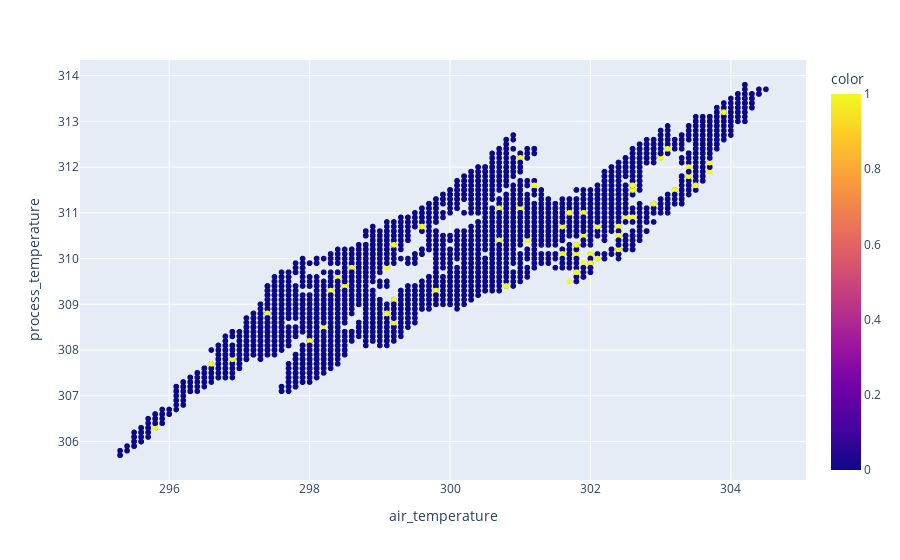

The notebook cell saved with this chart:
### Markdown cell above
### Bivariate Analysis

### Code cell
fig_temp = px.scatter(df_phyical_factors, x="air_temperature", y="process_temperature", color=df["target"])
fig_temp.show()

### Figure 1 — Plotly figure (JSON) as saved in the notebook; plotly's stock layout.template omitted (floating-point values rounded to 4 significant figures; data arrays with more than 128 entries replaced by an {"elided": "..."} marker saying what was removed)
{"data": [{"hovertemplate": "air_temperature=%{x}<br>process_temperature=%{y}<br>color=%{marker.color}<extra></extra>", "legendgroup": "", "marker": {"color": {"elided": "10000 int values"}, "coloraxis": "coloraxis", "symbol": "circle"}, "mode": "markers", "name": "", "showlegend": false, "x": {"elided": "10000 float values"}, "xaxis": "x", "y": {"elided": "10000 float values"}, "yaxis": "y", "type": "scattergl"}], "layout": {"xaxis": {"anchor": "y", "domain": [0.0, 1.0], "title": {"text": "air_temperature"}}, "yaxis": {"anchor": "x", "domain": [0.0, 1.0], "title": {"text": "process_temperature"}}, "coloraxis": {"colorbar": {"title": {"text": "color"}}, "colorscale": [[0.0, "#0d0887"], [0.1111, "#46039f"], [0.2222, "#7201a8"], [0.3333, "#9c179e"], [0.4444, "#bd3786"], [0.5556, "#d8576b"], [0.6667, "#ed7953"], [0.7778, "#fb9f3a"], [0.8889, "#fdca26"], [1.0, "#f0f921"]]}, "legend": {"tracegroupgap": 0}, "margin": {"t": 60}}}
